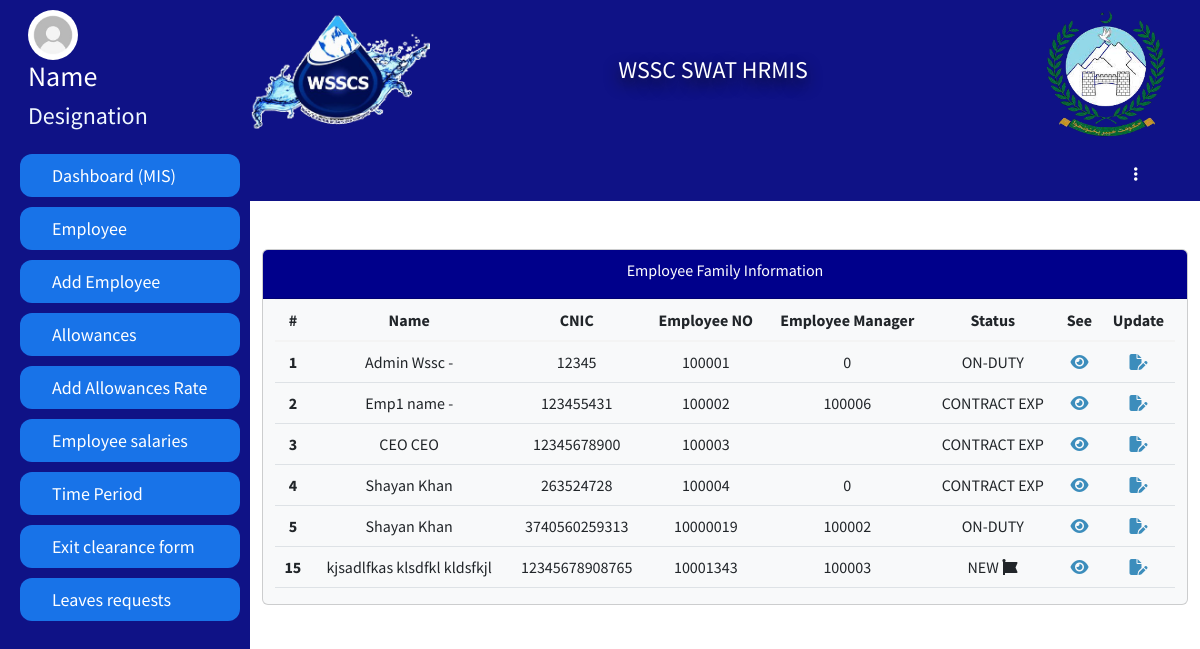
/hradmin/EmployementData.php (signed in), run on an earlier commit of the app's database.
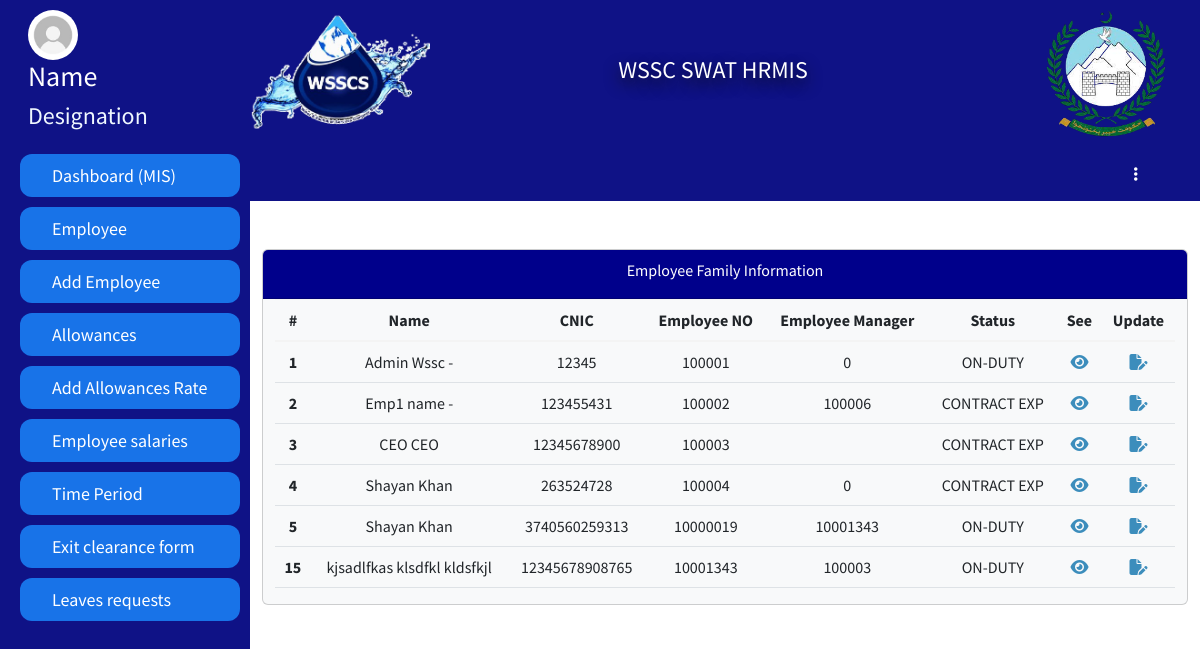
And on a later commit of the database.
### tables this page shows
CREATE TABLE `employeedata` (
  `Id` int(11) NOT NULL,
  `image` varchar(255) DEFAULT NULL,
  `fName` varchar(255) DEFAULT NULL,
  `mName` varchar(255) DEFAULT NULL,
  `lName` varchar(255) DEFAULT NULL,
  `father_Name` varchar(255) DEFAULT NULL,
  `CNIC` varchar(15) DEFAULT NULL,
  `email` varchar(255) DEFAULT NULL,
  `pAddress` varchar(255) DEFAULT NULL,
  `cAddress` varchar(255) DEFAULT NULL,
  `city` varchar(255) DEFAULT NULL,
  `postAddress` varchar(255) DEFAULT NULL,
  `mNumber` varchar(15) DEFAULT NULL,
  `ofphNumber` varchar(15) DEFAULT NULL,
  `Alternate_Number` varchar(15) DEFAULT NULL,
  `DofB` date DEFAULT NULL,
  `religion` varchar(255) DEFAULT NULL,
  `gender` varchar(10) DEFAULT NULL,
  `BlGroup` varchar(5) DEFAULT NULL,
  `Domicile` varchar(255) DEFAULT NULL,
  `MaritalStatus` varchar(255) DEFAULT NULL,
  `NextofKin` varchar(255) DEFAULT NULL,
  `NextofKinCellNumber` varchar(15) DEFAULT NULL,
  `ContactPerson` varchar(255) DEFAULT NULL,
  `CPCN` varchar(15) DEFAULT NULL,
  `Employement_Group` varchar(255) DEFAULT NULL,
  `Employee_Class` varchar(255) DEFAULT NULL,
  `Employee_Group` varchar(255) DEFAULT NULL,
  `Employee_Sub_Group` varchar(255) DEFAULT NULL,
  `Employee_Quota` varchar(255) DEFAULT NULL,
  `Salary_Bank` varchar(255) DEFAULT NULL,
  `Salary_Branch` varchar(255) DEFAULT NULL,
  `Account_No` varchar(255) DEFAULT NULL,
  `Pay_Type` varchar(255) DEFAULT NULL,
  `EOBI_No` varchar(255) DEFAULT NULL,
  `Bill_Walved_Off` varchar(255) DEFAULT NULL,
  `Weekly_Working_Days` int(11) DEFAULT NULL,
  `Bill_Waived_Off` varchar(255) DEFAULT NULL,
  `Employee_Pay_Classification` varchar(255) DEFAULT NULL,
  `Grade` varchar(255) DEFAULT NULL,
  `Department` varchar(255) DEFAULT NULL,
  `Job_Tiltle` varchar(255) DEFAULT NULL,
  `Salary_Mode` varchar(255) DEFAULT NULL,
  `Status` varchar(255) DEFAULT 'NEW',
  `EmployeeNo` int(11) DEFAULT NULL,
  `Employee_Manager` int(11) DEFAULT NULL,
  `Joining_Date` date DEFAULT NULL,
  `Contract_Expiry_Date` date DEFAULT NULL,
  `Last_Working_Date` date DEFAULT NULL,
  `Attendance_Supervisor` int(11) DEFAULT NULL,
  `Duty_Location` varchar(255) DEFAULT NULL,
  `Duty_Point` varchar(255) DEFAULT NULL,
  `TypeEmp` varchar(255) DEFAULT NULL,
  `type` varchar(255) DEFAULT NULL,
  `DY_Supervisor` varchar(255) DEFAULT NULL,
  `leaveAlreadyAvailed` int(255) NOT NULL DEFAULT 34
);

### hradmin/EmployementData.php (the view, shortened to what this page needs)
<?php
if (!isset($_SESSION['loginid']) || !isset($_SESSION['EmployeeNumber']) || $_SESSION['Designation'] != 'HR manager') {
  error_log("Unauthorized access attempt. User: {$_SESSION['loginid']}");
  header("Location: ../logout.php");
  exit;
} else
  {
?>
<!DOCTYPE html>
<html lang="en">
<head>
<?php include ('link/links.php')?>
</head>
<body>
    <?php include ('link/desigene/sidebar.php')?>
  <div id="main">
    <?php include('link/desigene/navbar.php')?>
    <div class="container-fluid py-5">
      <div class="row">
        <div class="col-lg-12">
          <div class="card card2 text-center bg-light">
            <div style="background-color: darkblue;" class="card-header ">
              <div class="card-title text-white">Employee Family Information</div>
            </div>
            <div class="container">
                <table class="table">
                    <thead>
                        <tr>
                        <th scope="col">#</th>
                        <th scope="col">Name</th>
                        <th scope="col">CNIC</th>
                        <th scope="col">Employee NO</th>
                        <th scope="col">Employee Manager</th>
                        <th scope="col">Status</th>
                        <th scope="col">See</th>
                        <th scope="col">Update</th>
                    </thead>
                    <tbody>
                    <?php
                    include ('../link/desigene/db.php');
                    $select = mysqli_query($conn,"SELECT * FROM `employeedata`");
                    while($see=mysqli_fetch_array($select)){
                    if($see['Status']=='NEW'){
                      $NEW='<i class="fa-solid fa-font-awesome"></i>';
                    }
                    ?>
                        <tr>
                        <th scope="row"><?php echo $see ['Id'] ?></th>
                        <td><?php echo $see ['fName'];?> <?php echo $see ['mName'];?> <?php echo $see ['lName']?></td>
                        <td><?php echo $see ['CNIC']?></td>
                        <td><?php echo $see ['EmployeeNo'] ?><?php echo $see ['EmployeeNowssp'] ?></td>
                        <td><?php echo $see ['Employee_Manager'] ?><?php echo $see ['Employee_Manager_tma'] ?></td>
                        <td><?php echo $see ['Status'] ." ".$NEW ?></td>
                        <td><a href="profile.php?updat=<?php echo $see['EmployeeNo']?>" ><i class="fa-solid fa-eye"></i></a></td>
                        <td><a href="updateemp.php?id=<?php echo $see['Id']?>"><i class="fa-solid fa-file-pen"></i></a></td>
                        </tr>
                        <?php
                    }
                    ?>
                    </tbody>
                </table>
            </div>
        </div>
        </div>
      </div>
    </div>
  </div>
</body>
</html>
<?php }?>

### hradmin/link/links.php (shortened to what this page needs)
<link href="https://cdn.jsdelivr.net/npm/bootstrap@5.3.1/dist/css/bootstrap.min.css" rel="stylesheet">
<link rel="stylesheet" href="https://cdnjs.cloudflare.com/ajax/libs/font-awesome/4.7.0/css/font-awesome.min.css">
<link rel="stylesheet" href="https://cdn.jsdelivr.net/npm/bootstrap-icons@1.10.3/font/bootstrap-icons.css">
<link href="https://cdn.jsdelivr.net/npm/bootstrap@5.2.3/dist/css/bootstrap.min.css" rel="stylesheet">
<link rel="stylesheet" href="../dist/css/AdminLTE.min.css">
<link rel="stylesheet" href="../dist/css/skins/_all-skins.min.css">
<link rel="stylesheet" href="../dist/select2/select2.min.css">
<link rel="stylesheet" href="../dist/sweat-alerts/sweetalert.css">
<link href="css/style.css" rel="stylesheet">
<link rel="stylesheet" href="https://code.jquery.com/ui/1.12.1/themes/base/jquery-ui.css">

### hradmin/link/desigene/sidebar.php (shortened to what this page needs)
<div id="mySidenav" class="sidenav">
  <div class="row w-100">
  <div class="profile col-12">
    <img src="image/download.jfif" alt="">
    <h3>Name</h3>
    <h4>Designation</h4>
  </div>
  </div>
              <a href="index.php" class="nav-link mt-3">Dashboard (MIS)</a>
              <a href="EmployementData.php" class="nav-link">
                  Employee
                </a>
              <a class="dropbtn nav-link" href="employeePersonalInfo.php">
                  Add Employee
                </a>
                <a href="allowances_details.php" class="nav-link">
                  Allowances
                </a>
                <a href="allowancepay.php" class="nav-link">
                 Add Allowances Rate
                </a>
                <a href="employeeCountotal.php" class="nav-link">
                 Employee salaries
                </a>
                <a href="timepriod.php" class="nav-link">
                 Time Period
                </a>
                <a href="EXITCLEARANCEFORM.php" class="nav-link">
                  Exit clearance form
                </a>
                <a href="Leaves.php" class="nav-link">
                 Leaves requests
                </a>
              </div>

### hradmin/link/desigene/navbar.php (shortened to what this page needs)
<nav class="navbar header">
  <div class="row w-100">
    <div class="col-md-3 col-lg-2 col-sm-12 mx-auto">
      <img src="../image/1662096718940.jpg" width="180px" alt="">
    </div>
    <div class="col-md-6 col-sm-12 col-lg-8 mx-auto">
      <h4 class="text-white text-center m-5" style="text-shadow: 0px 6px 15px #111;">WSSC SWAT HRMIS</h4>
    </div>
    <div class="col-md-3 col-lg-2 col-sm-12 mx-auto">
      <img src="../image/image-removebg-preview.png" width="128px" alt="">
    </div>
  </div>
</nav>
<nav class="navbar header">
  <div class="row w-100">
    <div class="col-lg-11 col-md-11 col-sm-12"></div>
    <div class="col-lg-1 col-md-1 col-sm-12">
    <div class="dropstart">
            <button type="button" class="btn text-white" data-bs-toggle="dropdown" aria-expanded="false">
            <i class="fa-solid fa-ellipsis-vertical"></i>
            </button>
          </div>
    </div>
  </div>
</nav>

### hradmin/css/style.css (style rules this page uses)
.sidenav { height: 100%; width: 250px; position: fixed; z-index: 1; top: 0; left: 0; background-color: #0f1286; overflow-x: hidden; transition: 0.5s; padding-top: 10px; }
.sidenav a { padding: 8px 8px 8px 32px; text-decoration: none; font-size: 10px !important; color: #fff; display: block; transition: 0.3s; background-color: #1873e8; margin-left: 20px; margin-right: 10px; margin-top: 10px; border-radius: 12px; }
#main { transition: margin-left .5s; margin-left: 250px; }
.header { background-color: #0f1286; }
.profile { padding-left: 40px; }
.profile img { width: 50px; border-radius: 50%; }
.profile h3 { color: #fff; }
.profile h4 { color: aliceblue; }
.sidenav a { padding: 8px 8px 8px 32px; text-decoration: none; font-size: 18px !important; color: #fff; display: block; transition: 0.3s; background-color: #1873e8; margin-left: 20px; margin-right: 10px; margin-top: 10px; border-radius: 12px; }

What changed in the data, as far as the page shows it:
changed employeedata id 5: Employee_Manager "100002" → "10001343"
changed employeedata "kjsadlfkas": Status "NEW" → "ON-DUTY"
